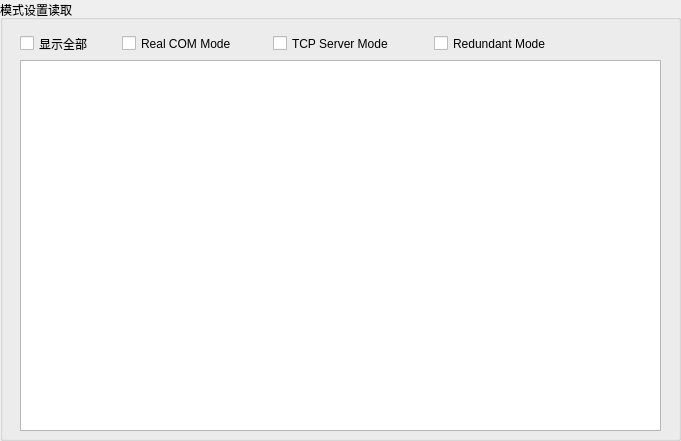
         <widget class="QGroupBox" name="groupBox_12">
          <property name="geometry">
           <rect>
            <x>410</x>
            <y>0</y>
            <width>681</width>
            <height>441</height>
           </rect>
          </property>
          <property name="title">
           <string>模式设置读取</string>
          </property>
          <widget class="QTableWidget" name="tableWidget_7">
           <property name="geometry">
            <rect>
             <x>20</x>
             <y>60</y>
             <width>641</width>
             <height>371</height>
            </rect>
           </property>
          </widget>
          <widget class="QWidget" name="layoutWidget">
           <property name="geometry">
            <rect>
             <x>20</x>
             <y>30</y>
             <width>565</width>
             <height>27</height>
            </rect>
           </property>
           <layout class="QHBoxLayout" name="horizontalLayout_17">
            <item>
             <widget class="QCheckBox" name="checkBox_4">
              <property name="minimumSize">
               <size>
                <width>94</width>
                <height>25</height>
               </size>
              </property>
              <property name="text">
               <string>显示全部</string>
              </property>
             </widget>
            </item>
            <item>
             <widget class="QCheckBox" name="checkBox">
              <property name="minimumSize">
               <size>
                <width>145</width>
                <height>25</height>
               </size>
              </property>
              <property name="text">
               <string>Real COM Mode</string>
              </property>
             </widget>
            </item>
            <item>
             <widget class="QCheckBox" name="checkBox_2">
              <property name="minimumSize">
               <size>
                <width>155</width>
                <height>25</height>
               </size>
              </property>
              <property name="text">
               <string>TCP Server Mode</string>
              </property>
             </widget>
            </item>
            <item>
             <widget class="QCheckBox" name="checkBox_3">
              <property name="sizePolicy">
               <sizepolicy hsizetype="Fixed" vsizetype="Fixed">
                <horstretch>0</horstretch>
                <verstretch>0</verstretch>
               </sizepolicy>
              </property>
              <property name="minimumSize">
               <size>
                <width>151</width>
                <height>25</height>
               </size>
              </property>
              <property name="text">
               <string>Redundant Mode</string>
              </property>
             </widget>
            </item>
           </layout>
          </widget>
         </widget>
